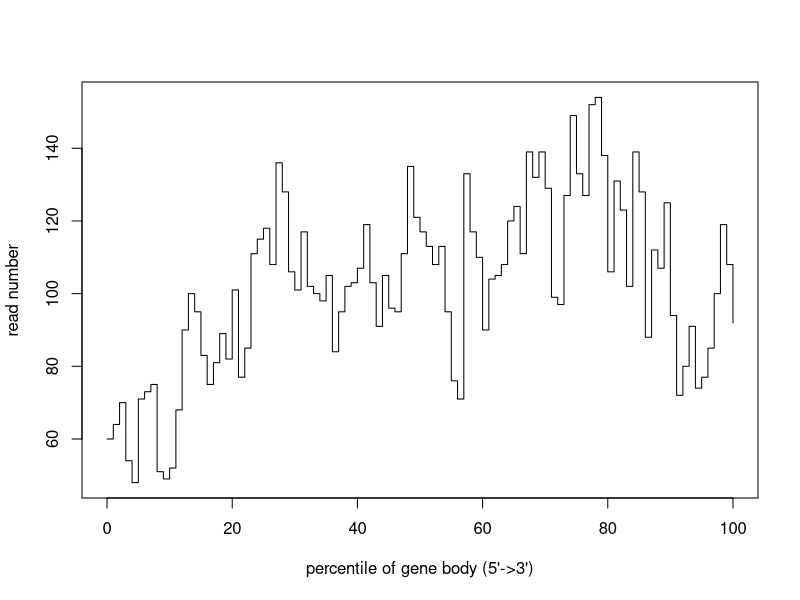

Write R code to recreate this figure.
pdf('/Users/olgabotvinnik/workspace/rna-seq-diff-exprn/test-results/rseqc/LNCaP_1/rseqc.geneBodyCoverage.pdf')
x=0:100
y=c(60,64,70,54,48,71,73,75,51,49,52,68,90,100,95,83,75,81,89,82,101,77,85,111,115,118,108,136,128,106,101,117,102,100,98,105,84,95,102,103,107,119,103,91,105,96,95,111,135,121,117,113,108,113,95,76,71,133,117,110,90,104,105,108,120,124,111,139,132,139,129,99,97,127,149,133,127,152,154,138,106,131,123,102,139,128,88,112,107,125,94,72,80,91,74,77,85,100,119,108,92)
plot(x,y,xlab="percentile of gene body (5'->3')",ylab='read number',type='s')
dev.off()
